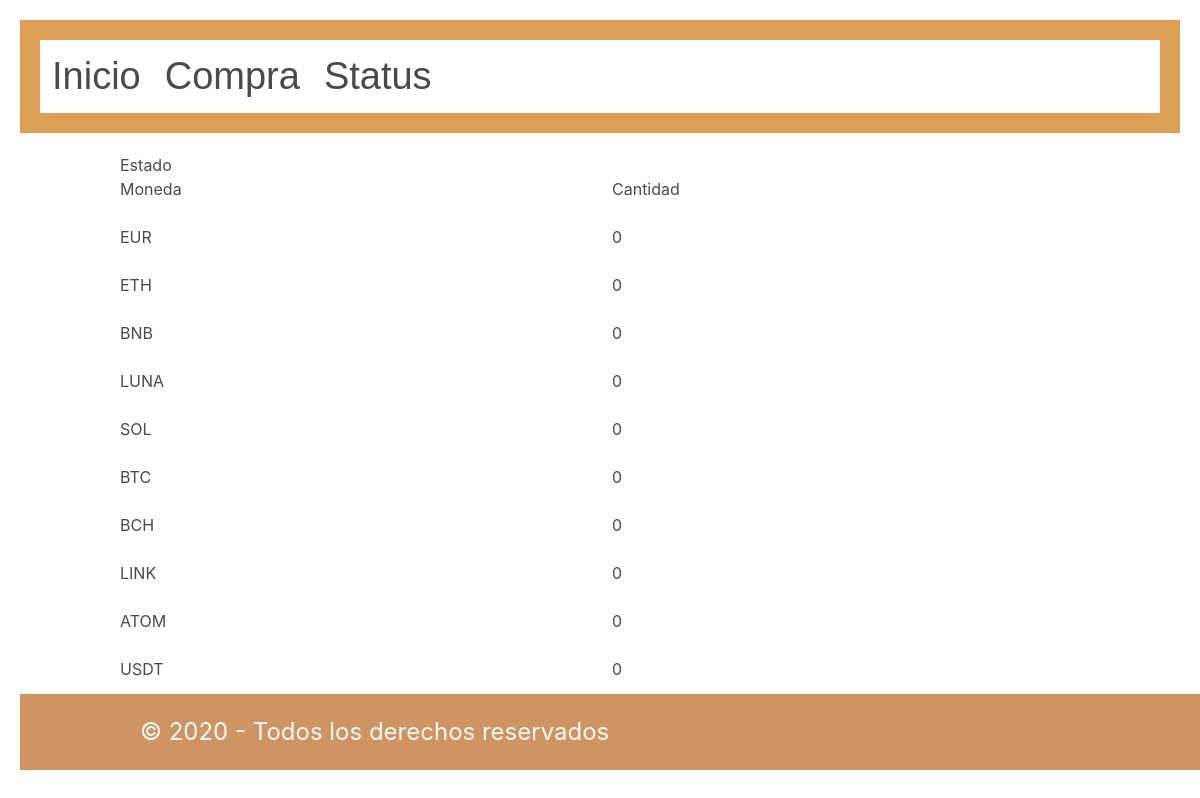
Page /status on the committed database.
### tables this page shows
CREATE TABLE "Wallet" (
	                "Coin"	TEXT,
	                "Amount"	NUMERIC,
	                PRIMARY KEY("Coin"));

### balance/routes.py (the view)
@app.route('/status')
def estado():
    data_manager = ProcesaDades()
    try:
        dades = data_manager.lee_movimientos()
        return render_template('status.html', coins=dades)
    except sqlite3.Error as e:
        flash('Existe un error en la base de datos. Intentalo de nuevo más tarde')
        return render_template('status.html', coins=[])

### criptos/models.py (called while the page is built)
    def lee_movimientos(self):
        con = sqlite3.connect('data/movimientos.db')
        cur = con.cursor()
        cur.execute("""
                    SELECT Coin, Amount
                    FROM Wallet
                    """
        )
        return cur.fetchall()

### balance/templates/status.html (shortened to what this page needs)
{% extends "base.html" %}
{% block container %}
    <h1>Estado</h1>
    <table class="taula_moviments">
        <tr class="tabla_mv_cabecera">
            <div class="columns">
                <div class="column">
                    Moneda
                </div>
                <div class="column">
                    Cantidad
                </div>
            </div>
        </tr>
        {% for coin in coins %}
        <tr class="tabla_mv_cabecera">
            <div class="columns">
                <div class="column">
                    {{ coin[0] }}
                </div>
                <div class="column">
                    {{ coin[1] }}
                </div>
            </div>
        </tr>
        {% endfor %}
    </table>
{% endblock %}

### balance/templates/base.html (shortened to what this page needs)
<html lang="en">
    <head>
        {% block head %}
        <link rel="stylesheet" href="static/css/styles.css">
        <link rel="stylesheet" href="static/css/bulma.css">
        {% endblock %}
    </head>
    <body>
        <header>
                <nav class="navbar is-transparent" role="navigation" aria-label="main navigation">
                    <div id="navbarBasicExample" class="navbar-menu">
                      <div class="navbar-start">
                        <a href="/" class="navbar-item">Inicio</a>
                        <a href="/purchase" class="navbar-item">Compra</a>
                        <a href="/status" class="navbar-item">Status</a>
                        </div>
                    </div>
                </nav>
        </header>
        <section class="container">
            {% block container%}
            {% endblock %}
        </section>
    </body>
    <footer>
        <div class="container">
            {% block footer %}
            &copy; 2020 - Todos los derechos reservados
            {% endblock %}
        </div>
    </footer>
</html>

### balance/static/css/styles.css (style rules this page uses)
:root { --color-primario: #dea057; --color-secundario: #CE9461; --negro: #2c363f; --blanco: #fafafa; --separacion_defecto: 20px; }
header { font-family:'Gill Sans', 'Gill Sans MT', Calibri, 'Trebuchet MS', sans-serif; padding: var(--separacion_defecto); font-size: 38px; background-color: var(--color-primario); color: var(--blanco); margin: var(--separacion_defecto); }
footer { padding: var(--separacion_defecto); font-size: 24px; background-color: var(--color-secundario); color: var(--blanco); margin: var(--separacion_defecto); }
footer { width: 100%; position: absolute; bottom: 10px; }

### rows in the picture
Wallet: Coin "EUR", Amount "0"
Wallet: Coin "ETH", Amount "0"
Wallet: Coin "BNB", Amount "0"
Wallet: Coin "LUNA", Amount "0"
Wallet: Coin "SOL", Amount "0"
Wallet: Coin "BTC", Amount "0"
Wallet: Coin "BCH", Amount "0"
Wallet: Coin "LINK", Amount "0"
Wallet: Coin "ATOM", Amount "0"
Wallet: Coin "USDT", Amount "0"
